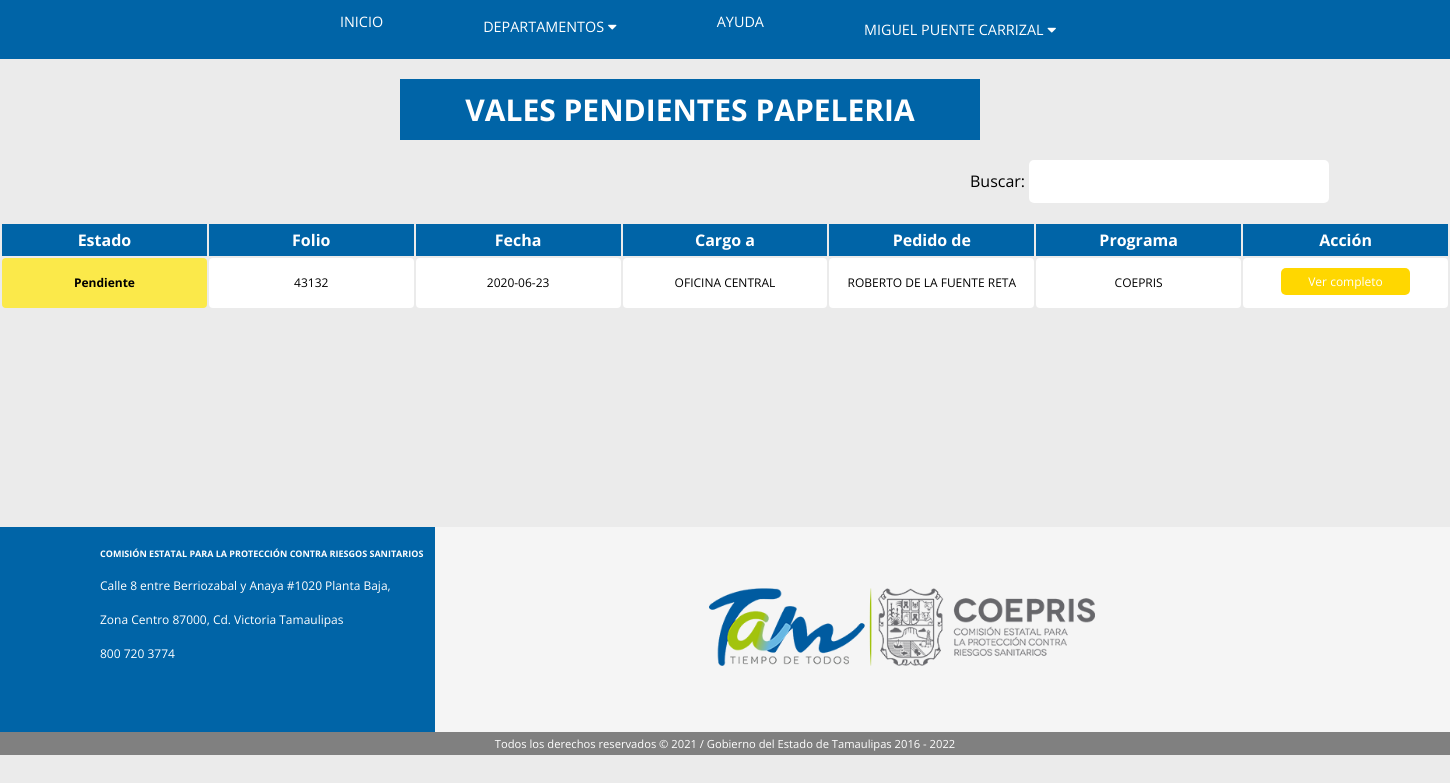
Page /acciones/pendiente.php?x=papeleria&y=id_papeleria (signed in) on the committed database.
### tables this page shows
CREATE TABLE `vale_entrada` (
  `folio` varchar(20) NOT NULL,
  `fecha` date NOT NULL,
  `tabla` varchar(50) NOT NULL,
  `cargo` varchar(255) NOT NULL,
  `partida` varchar(255) NOT NULL,
  `programa` varchar(255) NOT NULL,
  `pedido` varchar(30) NOT NULL,
  `proveedor` varchar(255) NOT NULL,
  `fondo` varchar(255) NOT NULL,
  `factura` varchar(20) NOT NULL,
  `entrada` varchar(40) NOT NULL,
  `solicitado` varchar(255) NOT NULL,
  `director` varchar(255) NOT NULL,
  `autorizado` varchar(255) NOT NULL,
  `tipo` varchar(50) NOT NULL DEFAULT 'vale',
  `estado` tinyint(1) NOT NULL DEFAULT 0
);

### acciones/pendiente.php (the view, shortened to what this page needs)
<!DOCTYPE html>
<html lang="en">
<head>
    <link rel="stylesheet" href="ventana.css">
    <link rel="stylesheet" href="style.css">
    <?php
            include ('../header/header.blade.php');
    ?>
</header>
<body>
    <h1 class="titulo_federal">Vales pendientes <?php echo $_GET['x']?></h1>
    <div class="input-group">
        <span class="input-group-addon">Buscar: </span>
        <input id="entradafilter" type="text" class="form-control">
    </div>
    <br>
    <div class="contenedor">
        <div class="tabla">
            <table class="tabla_federal" id="myTable">
            <thead>
            <tr>
                    <th onclick="sortTable(0, 'str')" id="0">Estado</th>
                    <th onclick="sortTable(1, 'str')" id="1">Folio</th>
                    <th onclick="sortTable(2, 'str')" id="2">Fecha</th>
                    <th onclick="sortTable(3, 'str')" id="3">Cargo a</th>
                    <th onclick="sortTable(4, 'str')" id="4">Pedido de</th>
                    <th onclick="sortTable(5, 'int')" id="5">Programa</th>
                    <th onclick="sortTable(6, 'str')" id="6">Acción</th>
            </tr>
            </thead>
            <tbody class="contenidobusqueda">
                <?php
                    $conexion=ConectarBD();
                    if(!$conexion){
                        print_mensaje('SQL[01] Ha ocurrido un error al\nintentar conectar con la base de datos...','index.php');
                        }
                        else{
                            $query= 'SELECT folio,fecha,cargo,partida,programa,estado FROM vale_entrada WHERE tabla="'.$_GET['x'].'" ORDER BY estado';
                            $res = mysqli_query($conexion,$query) or
                            die(print_mensaje('SQL[01] Ha ocurrido un error al\nintentar conectar con la base de datos...','index.php'));
                            if($res->num_rows>0){
                                while($fila=$res->fetch_assoc()){
                                echo '<tr>';
                                $state= $fila['estado'];
                                if($state==1){
                                    $state='Autorizado';
                                    echo '<td id="verde">'.$state.' </td>';
                                }
                                else{
                                    $state= 'Pendiente';
                                    echo '<td id="rojo">'.$state.' </td>';
                                }
                                    echo '<td>'.$fila['folio'].' </td>';
                                    echo '<td>'.$fila['fecha'].' </td>';
                                    echo '<td>'.$fila['cargo'].' </td>';
                                    echo '<td>'.$fila['partida'].' </td>';
                                    echo '<td>'.$fila['programa'].' </td>';
                                    echo '<td><button class="editar"><a href="ver_vale.php?x='.$_GET['x'].'&y='.$_GET['y'].'&f='.$fila['folio'].'">Ver completo</a></button>';
                                echo '</tr>';
                                }
                            }
                        }
                ?>
                </tbody>
            </table>
        </div>
    </div>
</body>
<footer><?php include ('../footer/footer.blade.php');?></footer>
</html>

### acciones/style.css (style rules this page uses)
body { background-color: rgb(235, 235, 235); width: 100%; margin: auto; font-family: 'Roboto', sans-serif; }
.tabla_federal { background-color: transparent; width: 100%; }
.input-group { margin-left: 970px; }
.form-control { width: 300px; border-color: transparent; }
td { border:solid 10px transparent; border-radius: 4px; background-color: #FFFFFF; font-size: 12px; }
th { background-color: rgb(0, 100, 167); cursor: pointer; color: #FFFFFF; padding: 5px; }
.contenedor { display: flex; text-align: center; }
.tabla { width: 100%; }
a { text-decoration: none; color: #000000; cursor: pointer; }
button a { color: #FFFFFF; }
.titulo_federal { background-color: rgb(0, 100, 167); padding: 10px; color: #FFFFFF; font-size: 30px; margin: 20px 400px; text-align: center; text-transform: uppercase; }
.editar { background-color: #ffd700; font-size: 12px; border-radius: 5px; padding: 3px; border-color: transparent; width: 70%; }
input { border: 2px solid #000000; font-size: 90%; height: 7%; width: 65%; padding: 2%; transition: .3s ease all; border-radius: 5px; }
#rojo { background-color: rgba(252, 233, 63, 0.938); font-weight: bold; }

### header/style.css (style rules this page uses)
* { margin: 0; padding: 0; box-sizing: border-box; font-family: 'Open Sans', sans-serif; }

### css/style.css (style rules this page uses)
body { background-color: rgb(235, 235, 235); width: 100%; margin: auto; font-family: 'Roboto', sans-serif; }
.tabla_federal { background-color: transparent; width: 100%; }
.input-group { margin-left: 70%; }
.form-control { width: 80%; height: 10%; border-color: black; }
td { width: 10%; border:solid 10px transparent; border-radius: 4px; background-color: #FFFFFF; font-size: 80%; }
th { background-color: rgb(0, 100, 167); cursor: pointer; color: #FFFFFF; padding: 1%; width: 10%; }
.contenedor { display: flex; text-align: center; }
.tabla { width: 100%; }
a { text-decoration: none; color: #000000; cursor: pointer; }
button a { color: #FFFFFF; }
.titulo_federal { background-color: rgb(0, 100, 167); padding: 1%; color: #FFFFFF; font-size: 180%; margin: 2% 28%; text-align: center; text-transform: uppercase; width: 40%; }
.eliminar a, .editar a { width: 100%; }
.editar { background-color: #ffd700; font-size: 90%; border-radius: 5px; padding: 1%; border-color: transparent; margin-bottom: 3px; width: 50%; }
input { border: 2px solid #000000; font-size: 80%; height: 12%; width: 70%; padding: 1% 3%; transition: .3s ease all; border-radius: 5px; }

### footer/style.css (style rules this page uses)
* { margin: 0; padding: 0; font-family: 'Open Sans', sans-serif; }
footer { margin-top: 10%; }
.contenido1_footer,h1 { font-size: 75%; }

### rows in the picture
vale_entrada: estado "Pendiente", folio "43132", fecha "2020-06-23", cargo "OFICINA CENTRAL", partida "ROBERTO DE LA FUENTE RETA", programa "COEPRIS"

### other values in the picture
$_SESSION['usuario'] "MIGUEL PUENTE CARRIZAL"
$_GET['x'] "PAPELERIA"
